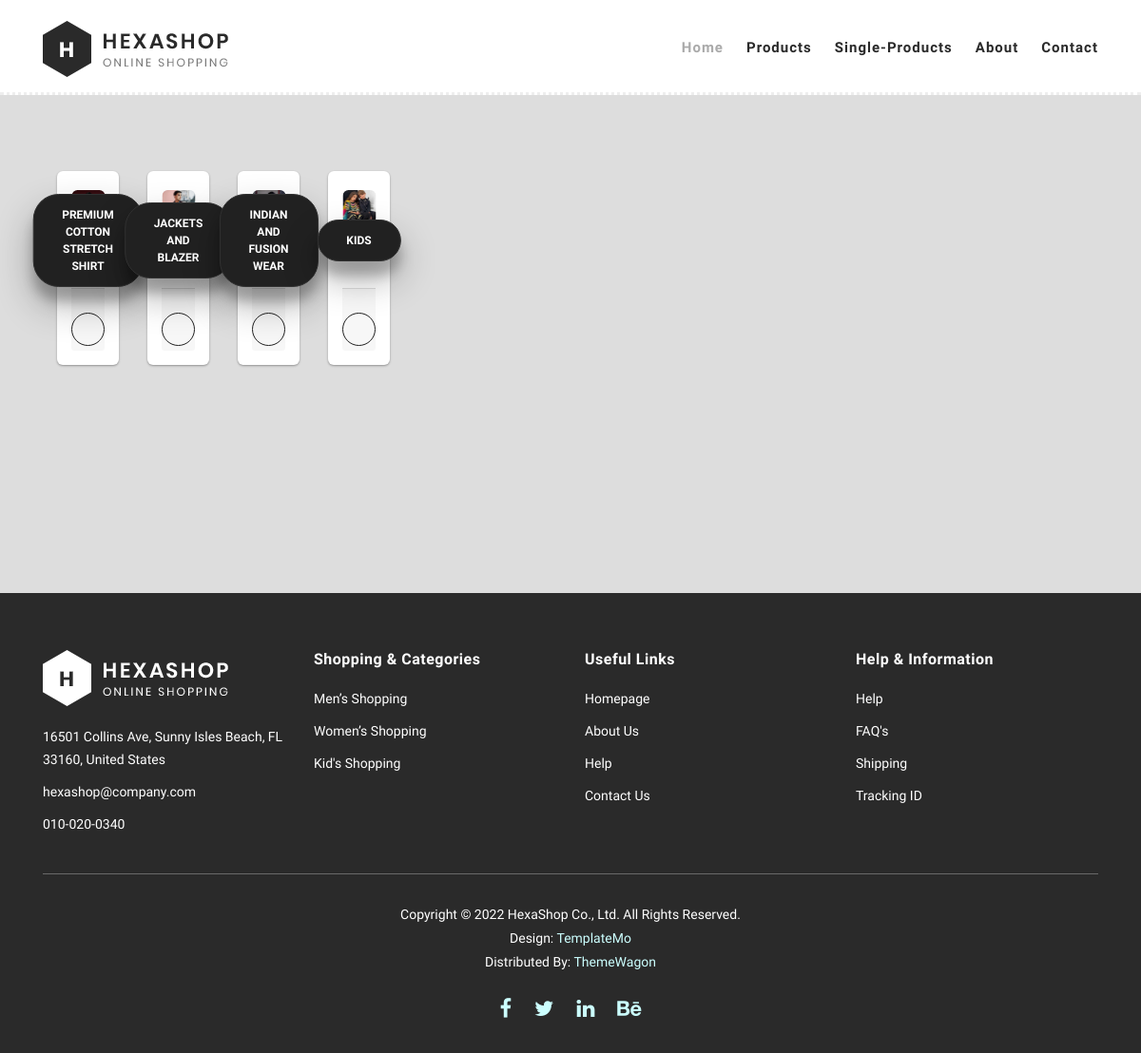
The page /category on the database its author committed.
### NewApp/models.py (models this page shows, shortened)
class Category(models.Model):
    title = models.CharField(max_length=50, verbose_name="Category Title")
    slug = models.SlugField(max_length=55, verbose_name="Category Slug")
    description = models.TextField(blank=True, verbose_name="Category Description")
    category_image = models.ImageField(upload_to='category', blank=True, null=True, verbose_name="Category Image")
    is_active = models.BooleanField(verbose_name="Is Active?")
    is_featured = models.BooleanField(verbose_name="Is Featured?")

### NewApp/views.py (the view)
# urls.py: path('category',views.all_categories,name='all_categories'),
def all_categories(request):
    categories=Category.objects.filter(is_active=True)
    return render(request,'category.html',{'categories':categories})

### templates/category.html (shortened to what this page needs)
{% load static %}
<!DOCTYPE html>
<html lang="en">
  <head>
    <link rel="stylesheet" type="text/css" href="/static/css/bootstrap.min.css">
    <link rel="stylesheet" type="text/css" href="static/css/font-awesome.css">
    <link rel="stylesheet" href="static/css/templatemo-hexashop.css">
    <link rel="stylesheet" href="static/css/categ.css">
    <link rel="stylesheet" href="static/css/lightbox.css">
    </head>
    <body>
    <div style="overflow: scroll;">
    <header class="header-area header-sticky">
        <div class="container">
            <div class="row">
                <div class="col-12">
                    <nav class="main-nav">
                        <a href="index.html" class="logo">
                            <img src="static/images/logo.png">
                        </a>
                        <ul class="nav">
                            <li class="scroll-to-section"><a href="{% url 'index' %}" class="active">Home</a></li>
                            <li class="scroll-to-section"><a href="{% url 'products' %}">Products</a></li>
                            <li class="scroll-to-section"><a href="{% url 'single' %}">Single-products</a></li>
                            <li class="scroll-to-section"><a href="{% url 'about' %}">About</a></li>
                            <li class="scroll-to-section"><a href="{% url 'contact' %}">Contact</a></li>
                    </div>
            </div>
            </div>
    </header>
    <div class="container text-center" >
        <div class="shell">
          <div class="container">
            <div class="row">
                <div class="shell">
                    <div class="container">
                      <div class="row">
                        {% if categories %}
                        {% for categ in categories %}
                        <div class="col-md-3">
                          <div class="wsk-cp-product">
                            <div class="wsk-cp-img">
                          <a href="{% url 'category_products' categ.slug %}">   <img src="{{categ.category_image.url}}" alt="Product" class="card-img-top" /></a>
                            </div>
                            <div class="wsk-cp-text">
                              <div class="category">
                                <span>{{categ.title}}</span>
                              </div>
                              <div class="card-footer">
                                <div class="wcf-right"><a href="#" class="buy-btn"></a></div>
                              </div>
                            </div>
                          </div>
                        </div>
                        {% endfor %}
                        {% endif %}
            </div>
          </div>
        </div>
     </div>
     </div></div>
     </div>
        <footer>
            <div class="container">
                <div class="row">
                    <div class="col-lg-3">
                        <div class="first-item">
                            <div class="logo">
                                <img src="static/images/white-logo.png" alt="hexashop ecommerce templatemo">
                            </div>
                            <ul>
                                <li><a href="#">16501 Collins Ave, Sunny Isles Beach, FL 33160, United States</a></li>
                                <li><a href="#">hexashop@company.com</a></li>
                                <li><a href="#">010-020-0340</a></li>
                            </ul>
                        </div>
                    </div>
                    <div class="col-lg-3">
                        <h4>Shopping &amp; Categories</h4>
                        <ul>
                            <li><a href="#">Men’s Shopping</a></li>
                            <li><a href="#">Women’s Shopping</a></li>
                            <li><a href="#">Kid's Shopping</a></li>
                        </ul>
                    </div>
                    <div class="col-lg-3">
                        <h4>Useful Links</h4>
                        <ul>
                            <li><a href="#">Homepage</a></li>
                            <li><a href="#">About Us</a></li>
                            <li><a href="#">Help</a></li>
                            <li><a href="#">Contact Us</a></li>
                        </ul>
                    </div>
                    <div class="col-lg-3">
                        <h4>Help &amp; Information</h4>
                        <ul>
                            <li><a href="#">Help</a></li>
                            <li><a href="#">FAQ's</a></li>
                            <li><a href="#">Shipping</a></li>
                            <li><a href="#">Tracking ID</a></li>
                        </ul>
                    </div>
                    <div class="col-lg-12">
                        <div class="under-footer">
                            <p>Copyright © 2022 HexaShop Co., Ltd. All Rights Reserved.
                            <br>Design: <a href="https://templatemo.com" target="_parent" title="free css templates">TemplateMo</a>
                            <br>Distributed By: <a href="https://themewagon.com" target="_blank" title="free & premium responsive templates">ThemeWagon</a></p>
                            <ul>
                                <li><a href="#"><i class="fa fa-facebook"></i></a></li>
                                <li><a href="#"><i class="fa fa-twitter"></i></a></li>
                                <li><a href="#"><i class="fa fa-linkedin"></i></a></li>
                                <li><a href="#"><i class="fa fa-behance"></i></a></li>
                            </ul>
                        </div>
                    </div>
                </div>
            </div>
        </footer>
</div>
  </body>
</html>

### static/css/templatemo-hexashop.css (style rules this page uses)
html, body, div, span, applet, object, iframe, h1, h2, h3, h4, h5, h6, p, blockquote, div pre, a, abbr, acronym, address, big, cite, code, del, dfn, em, font, img, ins, kbd, q, s, samp, small, strike, strong, sub, sup, tt, var, b, u, i, center, dl, dt, dd, ol, ul, li, figure, header, nav, section, article, aside, footer, figcaption { margin: 0; padding: 0; border: 0; outline: 0; }
ul, li { padding: 0; margin: 0; list-style: none; }
header, nav, section, article, aside, footer, hgroup { display: block; }
* { box-sizing: border-box; }
html, body { font-family: 'Poppins', sans-serif; font-weight: 400; background-color: #fff; font-size: 16px; -ms-text-size-adjust: 100%; -webkit-font-smoothing: antialiased; -moz-osx-font-smoothing: grayscale; }
a { text-decoration: none !important; }
h1, h2, h3, h4, h5, h6 { margin-top: 0px; margin-bottom: 0px; }
ul { margin-bottom: 0px; }
p { font-size: 14px; line-height: 25px; color: #2a2a2a; }
html, body { background: #fff; font-family: 'Poppins', sans-serif; }
.header-area { border-bottom: 3px dotted #eee; box-shadow: none; background-color: #fff; position: absolute; top: 0px; left: 0px; right: 0px; z-index: 100; height: 100px; -webkit-transition: all .5s ease 0s; -moz-transition: all .5s ease 0s; -o-transition: all .5s ease 0s; transition: all .5s ease 0s; }
.header-area .main-nav { min-height: 80px; background: transparent; }
.header-area .main-nav .logo { line-height: 100px; color: #fff; font-size: 28px; font-weight: 700; text-transform: uppercase; letter-spacing: 2px; float: left; -webkit-transition: all 0.3s ease 0s; -moz-transition: all 0.3s ease 0s; -o-transition: all 0.3s ease 0s; transition: all 0.3s ease 0s; }
.header-area .main-nav .nav { float: right; margin-top: 30px; margin-right: 0px; background-color: transparent; -webkit-transition: all 0.3s ease 0s; -moz-transition: all 0.3s ease 0s; -o-transition: all 0.3s ease 0s; transition: all 0.3s ease 0s; position: relative; z-index: 999; }
.header-area .main-nav .nav li { padding-left: 15px; padding-right: 15px; }
.header-area .main-nav .nav li:last-child { padding-right: 0px; }
.header-area .main-nav .nav li a { display: block; font-weight: 600; font-size: 15px; color: #2a2a2a; text-transform: capitalize; -webkit-transition: all 0.3s ease 0s; -moz-transition: all 0.3s ease 0s; -o-transition: all 0.3s ease 0s; transition: all 0.3s ease 0s; height: 40px; line-height: 40px; border: transparent; letter-spacing: 1px; }
.header-area .main-nav .nav li a { color: #2a2a2a; }
.header-area .main-nav .nav li:hover a, .header-area .main-nav .nav li a.active { color: #aaa!important; }
.header-area.header-sticky { min-height: 80px; }
.header-area .nav { margin-top: 30px; }
.header-area.header-sticky .nav li a.active { color: #aaa; }
@media (max-width: 1200px) { .header-area .main-nav .nav li { padding-left: 12px; padding-right: 12px; } }
@media (max-width: 1200px) { .header-area .main-nav:before { display: none; } }
@media (min-width: 767px) { .header-area .main-nav .nav { display: flex !important; } }
footer { margin-top: 60px; padding: 60px 0px 30px 0px; background-color: #2a2a2a; }
footer .logo { margin-bottom: 20px; }
footer ul li { display: block; margin-bottom: 10px; }
footer ul li a { font-size: 14px; color: #fff; transition: all .3s; }
footer h4 { letter-spacing: 0.5px; font-size: 16px; color: #fff; font-weight: 700; margin-bottom: 20px; }
footer .under-footer { margin-top: 30px; padding-top: 30px; text-align: center; border-top: 1px solid rgba(250,250,250,0.3); }
footer .under-footer ul { margin-top: 20px; }
footer .under-footer ul li { display: inline-block; margin: 0px 10px; }
footer .under-footer ul li a { font-size: 22px; }
footer .under-footer p { color: #fff; font-size: 14px; font-weight: 300; }
footer .under-footer a { color: #cff; }

### rows shown on the page
Category: title "PREMIUM COTTON STRETCH SHIRT"
Category: title "JACKETS AND BLAZER"
Category: title "INDIAN AND FUSION WEAR"
Category: category_image (picture), title "KIDS"
